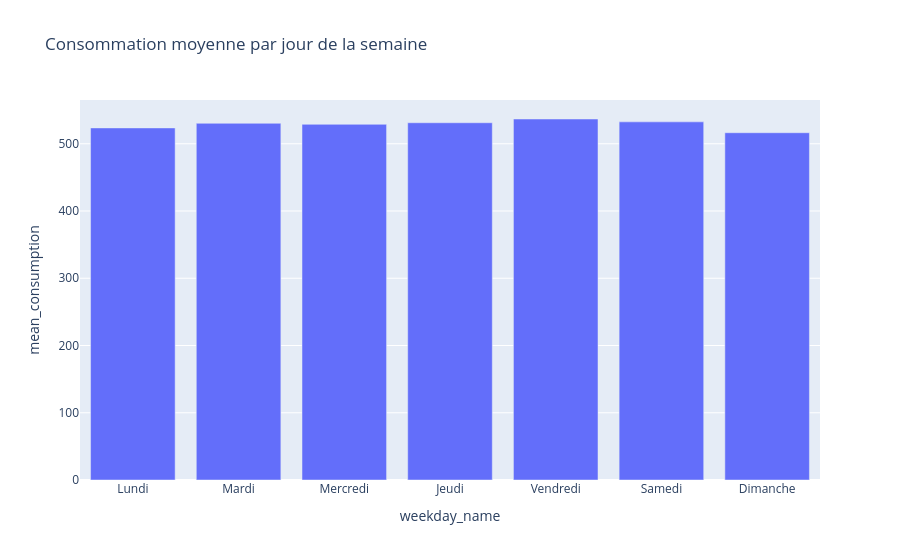

Notebook code for this chart:
### Markdown cell above
## 8. Profil hebdomadaire

On compare ici les différents jours de la semaine.

### Code cell
weekday_names = {
    0: "Lundi",
    1: "Mardi",
    2: "Mercredi",
    3: "Jeudi",
    4: "Vendredi",
    5: "Samedi",
    6: "Dimanche",
}

tmp = df_long.mean(axis=1).rename("mean_consumption").to_frame()
tmp["weekday"] = tmp.index.dayofweek
tmp["weekday_name"] = tmp["weekday"].map(weekday_names)

weekday_profile = (
    tmp.groupby(["weekday", "weekday_name"])["mean_consumption"]
    .mean()
    .reset_index()
    .sort_values("weekday")
)

fig = px.bar(
    weekday_profile,
    x="weekday_name",
    y="mean_consumption",
    title="Consommation moyenne par jour de la semaine",
)
fig.show()

### Figure 1 — Plotly figure (JSON) as saved in the notebook; plotly's stock layout.template omitted (floating-point values rounded to 4 significant figures)
{"data": [{"hovertemplate": "weekday_name=%{x}<br>mean_consumption=%{y}<extra></extra>", "legendgroup": "", "marker": {"color": "#636efa", "pattern": {"shape": ""}}, "name": "", "orientation": "v", "showlegend": false, "textposition": "auto", "type": "bar", "x": ["Lundi", "Mardi", "Mercredi", "Jeudi", "Vendredi", "Samedi", "Dimanche"], "xaxis": "x", "y": [523.6, 530.4, 528.9, 531.2, 536.8, 532.5, 516.4], "yaxis": "y"}], "layout": {"barmode": "relative", "legend": {"tracegroupgap": 0}, "title": {"text": "Consommation moyenne par jour de la semaine"}, "xaxis": {"anchor": "y", "domain": [0, 1], "title": {"text": "weekday_name"}}, "yaxis": {"anchor": "x", "domain": [0, 1], "title": {"text": "mean_consumption"}}}}
